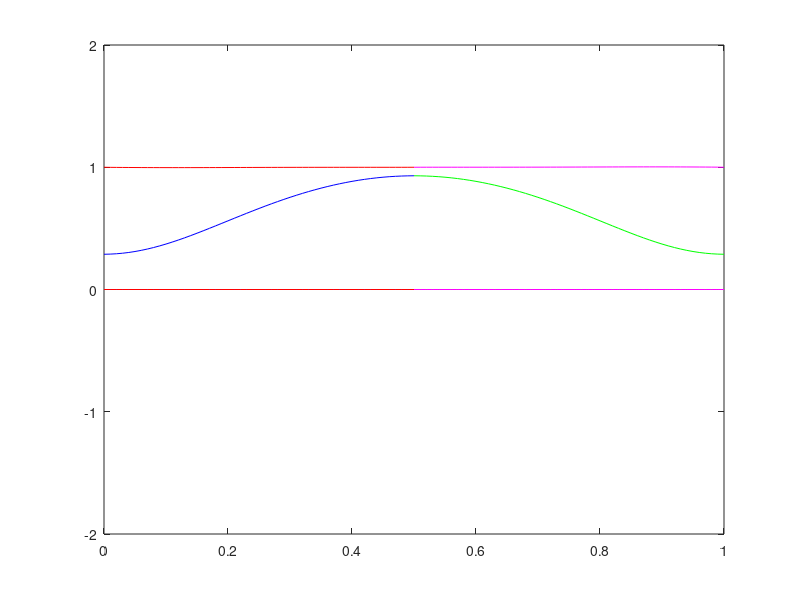

The MATLAB source for this figure:
a = 1;
b = 2;

%initialize parameters
t0 = 0;
tf = 2;
L = 50;
 

%define space mesh
h = 1 / L;
x = 0 : h / 2 : 1;
x = x';

%set inital funcitons  
InitialPressure = sin( pi * x );
InitialVelocity = ones( 1 , length( x ) );

% define time mesh
k = h / 2 ;
t = t0 : k : tf;
N = length( t ) - 1;

%wave speed details
rho1 = 1;                 %density
K1 = 1;                   %bulk modulus
rho2 = 1;
K2 = 1;
%impedence
Z1 = rho1 * K1;             
Z2 = rho2 * K2;

A = [ 0 K1 ; 1 / rho1 0 ];       %wave speed
R = [ -Z1 Z1 ; 1 1 ];
evaluesA = eig( A );
c0w = evaluesA( 1 );
c0z = evaluesA( 2 );

%CFL number
mu = A * k / h;

%preallocate u, set initial value using intital condition
U =struct('PressureEdge1',zeros( N + 1 , L + 1 ),...
          'VelocityEdge1',zeros( N + 1 , L + 1 ),...
          'PressureEdge2',zeros( N + 1 , L + 1 ),...
          'VelocityEdge2',zeros( N + 1 , L + 1 ));
U( : ).PressureEdge1( 1 , : ) = InitialPressure( 1 : L + 1 );
U( : ).VelocityEdge1( 1 , : ) = InitialVelocity( 1 : L + 1 );
U( : ).PressureEdge2( 1 , : ) = InitialPressure( L + 1 : end );
U( : ).VelocityEdge2( 1 , : ) = InitialVelocity( L + 1 : end );



%struct to store w,z at junctions, index gives egde, column 1 of struct is
%the char at the left endpoint 'a' and column 2 gives the char at the 
% right endpoint 'b'
%w left moving 
%z right moving
C=struct( 'w1',zeros( N + 1 , 2 ),...
          'z1',zeros( N + 1 , 2 ),...
          'w2',zeros( N + 1 , 2 ),...
          'z2',zeros( N + 1 , 2 ) );
      
%struct to hold the exaxt solution
E =struct('ExactPressureEdge1',zeros( N + 1 , L + 1 ),...
          'ExactVelocityEdge1',zeros( N + 1 , L + 1 ),...
          'ExactPressureEdge2',zeros( N + 1 , L + 1 ),...
          'ExactVelocityEdge2',zeros( N + 1 , L + 1 ));
%loop through time
for n=1:N
    %loop through space
    for j=2:L
%u(n + 1,j)= (u(n,j - 1) + u(n,j + 1))/2 -(mu/2)*(u(n,j + 1) - u(n,j - 1))
      
      %calculate interior nodes for edge 1
      prev = ( cell2mat( { U.PressureEdge1( n , j - 1 ),...
                           U.VelocityEdge1( n , j - 1 ) } ) )';
                  
      next = ( cell2mat( { U.PressureEdge1( n , j + 1 ),...
                           U.VelocityEdge1( n , j + 1 ) } ) )';
                  
      newU = ( prev + next ) / 2 - ( mu / 2 ) * ( next - prev );

      U.PressureEdge1( n + 1 , j ) = newU( 1 );
      U.VelocityEdge1( n + 1 , j ) = newU( 2 );
      
      %calculate interior nodes for edge 2
      prev = ( cell2mat( { U.PressureEdge2( n , j - 1),...
                           U.VelocityEdge2( n , j - 1 ) } ) )';
                    
      next = ( cell2mat( { U.PressureEdge2( n , j + 1 ),...
                           U.VelocityEdge2( n , j + 1 ) } ) )';
                    
      newU = ( prev + next ) / 2 - ( mu / 2 ) * ( next - prev );

      U.PressureEdge2( n + 1 , j ) = newU( 1 );
      U.VelocityEdge2( n + 1 , j ) = newU( 2 );
   
      end

    %JUNCTIONS
    
    j = 1;

    %calc  w char using pres/vel for egde 1 at vertex a
    prev = R * ( cell2mat( { U.PressureEdge1( n , j ),...
                             U.VelocityEdge1( n , j ) } ) )';
    
    %check to ensure press/vel for w/z satisfy IC
    C.w1( 1 , a ) = prev( 1 );
    C.z1( 1 , a ) = prev( 2 );
    
    next = R *( cell2mat( { U.PressureEdge1( n , j + 1 ),...
                             U.VelocityEdge1( n , j + 1 ) } ) )';
   
    %w(x^n)=c0(dt/dx)*(w_(L)-w_(L-1))+w_L...linear interpolation for known char
    %where c0=-1, an eigen value of A and the slope of the characteristic
    curr = c0w * ( k / h ) * ( prev - next ) + prev;
   
    %set w char value at vertex  
    C.w1( n + 1 , a ) = curr( 1 );
        
    %calc w char using pres/vel for edge 2 at vertex b
    prev = R * ( cell2mat( { U.PressureEdge2( n , j ),...
                             U.VelocityEdge2( n , j ) } ) )';
      
    next = R * ( cell2mat( { U.PressureEdge2( n , j + 1 ),...
                             U.VelocityEdge2( n , j + 1 ) } ) )';
   
    %check to ensure press/vel for w/z satisfy IC
    C.w2( 1 , b ) = prev( 1 );
    C.z2( 1 , b ) = prev( 2 );
      
    %w(x^n)=c0(dt/dx)*(z_(L)-z_(L-1))+z_L...linear interpolation for known char
    %where c0=-1, an eigen value of A and the slope of the characteristic
    curr = c0w * ( k / h ) * ( prev - next ) + prev;
    
    %set w char value at vertex 
    C.w2( n + 1 , b ) = curr( 1 );
    
    
    %JUNCTIONS
    
    j = L + 1;
    
    %calc z char using pres/vel for edge 1 at vertex b 
    prev = R * ( cell2mat( { U.PressureEdge1( n , j - 1 ),...
                             U.VelocityEdge1( n , j - 1 ) } ) )';
   
    next = R * (cell2mat( { U.PressureEdge1( n , j ),...
                            U.VelocityEdge1( n , j ) } ) )';
                      
    %check to ensure press/vel for w/z satisfy IC
    C.w1( 1 , b ) = next( 1 );
    C.z1( 1 , b ) = next( 2 );
    
    %z(x^n)=mu*(z_(L)-z_(L-1))+z_L...linear interpolation for known char
    curr = c0z * ( k / h ) * ( prev - next ) + next;
    
    %set w char value at vertex 
    C.z1( n + 1 , b ) = curr( 2 );
    
    %calc chars using pres/vel for edge 2 at vertex a
    prev = R * ( cell2mat( { U.PressureEdge2( n , j - 1 ),...
                             U.VelocityEdge2( n , j - 1 ) } ) )';
                         
    next = R * ( cell2mat( { U.PressureEdge2( n , j ),...
                             U.VelocityEdge2( n , j ) } ) )';
                         
    %check to ensure press/vel for w/z satisfy IC
    C.w2( 1 , a ) = next( 1 );
    C.z2( 1 , a ) = next( 2 );
   
    %z(x^n)=mu*(z_(L)-z_(L-1))+z_L...linear interpolation for known char
    curr = c0z * ( k / h ) * ( prev - next ) + next;
    
    %set w char value at vertex 
    C.z2( n + 1 , a ) = curr( 2 );
    
    
    
    %Vertex a
    %calc unk chars at vertex using juction conditions. Solve system 
    %Ax=b using interpolated chars 
    knownchars = ( cell2mat( { C.w1( n + 1 , a ),...
                               C.z2( n + 1 , a ) } ) )';
    %multiply by coeff matrix                       
    knownchars = [ Z1  Z2 ; -1 1 ] * knownchars;
    %solve
    unkchars = [ Z2 Z1 ; -1 1 ] \ knownchars ;
    %set new chars at vertex a 
    C.w2( n + 1 , a ) = unkchars( 1 );
    C.z1( n + 1 , a ) = unkchars( 2 );
  
    %calc press/vel using chars on edge 1 at vertex a
    newC = ( cell2mat( { C.w1( n + 1 , a ),...
                         C.z1( n + 1 , a ) } ) )';
                     
    newU = R \ newC;
    U.PressureEdge1( n + 1 , 1 ) = newU( 1 );
    U.VelocityEdge1( n + 1 , 1 ) = newU( 2 );
    
    %calc press/vel using chars on edge 2 at vertex a
    newC = ( cell2mat( { C.w2( n + 1 , a ),...
                         C.z2( n + 1 , a ) } ) )';
                     
    newU = R \ newC;
    U.PressureEdge2( n + 1 , L + 1 ) = newU( 1 );
    U.VelocityEdge2( n + 1 , L + 1 ) = newU( 2 );
    
    
    %Vertex b
    %calc unk chars at vertex using juction conditions. Solve system 
    %Ax=b using interpolated chars 
    knownchars = ( cell2mat( { C.w2( n + 1 , b ),...
                               C.z1( n + 1 , b ) } ) )';
    
    %multiply by coefficient matrix
    knownchars = [ Z2 Z1 ; 1 -1 ] * knownchars;
    %solve
    unkchars = [ Z1 Z2 ; 1 -1 ] \ knownchars;
    C.w1( n + 1 , b ) = unkchars( 1 );
    C.z2( n + 1 , b ) = unkchars( 2 );
    
    
    %calc press/vel using chars on edge 1 at vertex b  
    newC = ( cell2mat( { C.w1( n + 1 , b ),...
                         C.z1( n + 1 , b ) } ) )';
                     
    newU = R \ newC;
    U.PressureEdge1( n + 1 , L + 1 ) = newU( 1 );
    U.VelocityEdge1( n + 1 , L + 1 ) = newU( 2 );
   
    %calc press/vel using chars on edge 2 at vertex b
    newC = ( cell2mat( { C.w2( n + 1 , b ),...
                         C.z2( n + 1 , b ) } ) )';
                     
    newU = R \ newC;
    U.PressureEdge2( n + 1 , 1 ) = newU( 1 );
    U.VelocityEdge2( n + 1 , 1 ) = newU( 2 );
    
    
    %calculate exact solution using known solutions for w,z
    wX = x - c0w * t( n );
    zX = x - c0z * t( n );
    wexact = ( -sin( pi * wX) + 1 )';
    zexact = ( sin ( pi * zX ) + 1 )';
    uexact= R \ [ wexact ; zexact ];
    
    E.ExactPressureEdge1( n , : ) =  uexact( 1 , 1 : L + 1 );
    E.ExactVelocityEdge1( n , : ) =  uexact( 2 , 1 : L + 1 );
    E.ExactPressureEdge2( n , : ) =  uexact( 1 , L + 1 : end );
    E.ExactVelocityEdge2( n , : ) =  uexact( 2 , L + 1 : end );    
     
    
end
%calculate the max abs error
abserrPE1 = ( abs( E.ExactPressureEdge1 - U.PressureEdge1 ) );
abserrPE1 = max( max(abserrPE1));


clf
for i=1:N+1
    
    plot( x ( 1 : L + 1 ) , U.PressureEdge1( i , : ) , 'b',...
          x ( L + 1 : end ) , U.PressureEdge2( i , : ) , 'g',...
          x ( 1 : L + 1 ) , U.VelocityEdge1( i , : ) , 'r',...
          x ( L + 1 : end ) , U.VelocityEdge2( i , : ) , 'm',...
          x ( 1 : L + 1 ) , E.ExactPressureEdge1( i , : ) , 'b',...
          x ( L + 1 : end ) , E.ExactPressureEdge2( i , : ) , 'g',...
          x ( 1 : L + 1 ) , E.ExactVelocityEdge1( i , : ) , 'r',...
          x ( L + 1 : end ) , E.ExactVelocityEdge2( i , : ) , 'm')
      
	axis( [ 0  1  -2 2 ])
    pause( .05 )
    drawnow
    
end
hold off



